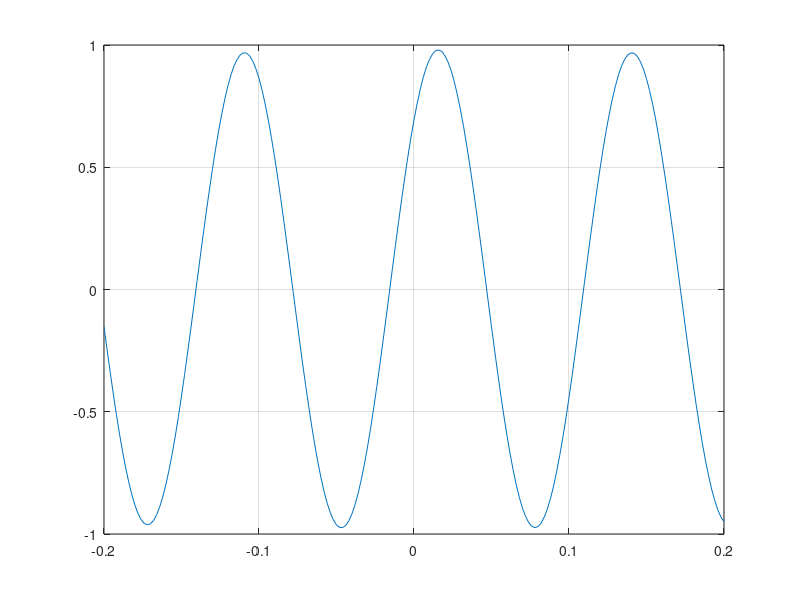
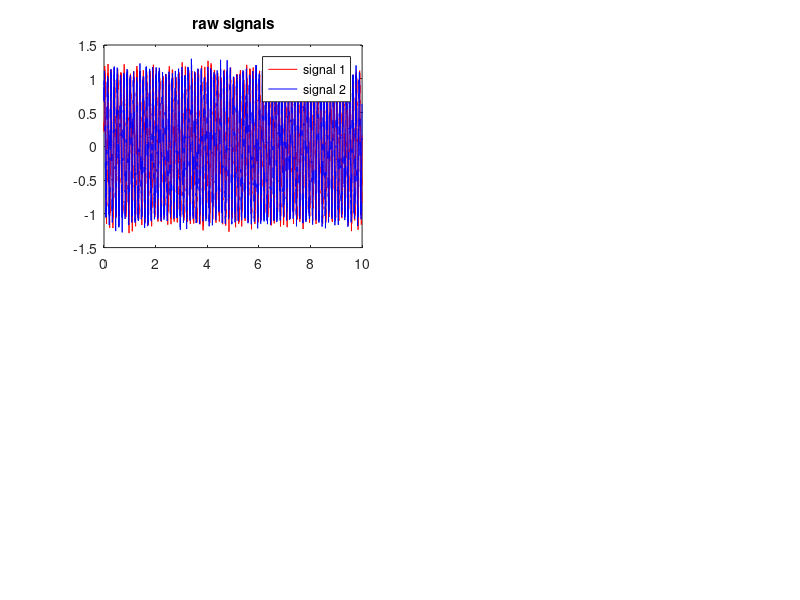

Recreate these plots in MATLAB, in order. (Note: this script raises an error after producing the figures.)
Fs = 500; dt = 1./Fs;
t = [0 10]; tvec = t(1):dt:t(2)-dt;
 
f1 = 8;
data1 = sin(2*pi*f1*tvec)+0.1*randn(size(tvec));
 
[acf,lags] = xcorr(data1,100,'coeff');
lags = lags.*(1./Fs); % convert samples to time
plot(lags,acf); grid on;

%%
data2 = sin(2*pi*f1*tvec+pi/4)+0.1*randn(size(tvec)); % phase-shifted version of data1
 
[ccf,lags] = xcorr(data1,data2,100,'coeff'); % now a cross-correlation
lags = lags.*(1./Fs); % convert samples to time
plot(lags,ccf); grid on;

%%
figure;
subplot(221);
plot(tvec,data1,'r',tvec,data2,'b'); legend({'signal 1','signal 2'});
title('raw signals');
 
[Pxx,F] = pwelch(data1,hanning(250),125,length(data1),Fs);
[Pyy,F] = pwelch(data2,hanning(250),125,length(data1),Fs);
subplot(222)
plot(F,abs(Pxx),'r',F,abs(Pyy),'b'); xlim([0 100]);
xlabel('Frequency (Hz)'); ylabel('power'); title('PSD');
 
[Pxy,F] = cpsd(data1,data2,hanning(250),125,length(data1),Fs);
subplot(223)
plot(F,abs(Pxy)); xlim([0 100]);
xlabel('Frequency (Hz)'); ylabel('power'); title('cross-spectrum');
 
[acf,lags] = xcorr(data1,data2,100,'coeff');
lags = lags.*(1./Fs); % convert samples to time
 
subplot(224)
plot(lags,acf); grid on;
xlabel('time lag (s)'); ylabel('correlation ({\itr})'); title('xcorr');

%%
C = (abs(Pxy).^2)./(Pxx.*Pyy);

%%
%% just verify some cases where we break the phase relationship
f = 2; % freq modulation (Hz) 
f2 = 8;
m = 2; % freq modulation strength
wsz = 200; % window size 
 
subplot(421)
s2 = data2;
plot(tvec,s2,tvec,data1); title('signal 1 - constant phase');
 
subplot(422)
s3 = sin(2*pi*f2*tvec + m.*sin(2*pi*f*tvec - pi/2)) + 0.1*randn(size(tvec));
plot(tvec,s3,tvec,data1); title('signal 2 - varying phase');
 
subplot(423)
[Ps2,F] = pwelch(s2,hanning(wsz),wsz/2,length(data2),Fs);
plot(F,abs(Ps2)); title('PSD');
 
subplot(424)
[Ps3,F] = pwelch(s3,hanning(wsz),wsz/2,length(data2),Fs);
plot(F,abs(Ps3)); title('PSD');
 
subplot(425)
[C,F] = mscohere(data1,s2,hanning(wsz),wsz/2,length(data1),Fs); % shortcut to obtain coherence
plot(F,C); title('coherence'); xlabel('Frequency (Hz)');
 
subplot(426)
[C,F] = mscohere(data1,s3,hanning(wsz),wsz/2,length(data1),Fs);
plot(F,C); title('coherence'); xlabel('Frequency (Hz)');
 
[acf,lags] = xcorr(data1,s2,100,'coeff');
lags = lags.*(1./Fs); % convert samples to time
 
subplot(427)
plot(lags,acf); grid on;
xlabel('time lag (s)'); ylabel('correlation ({\itr})'); title('xcorr');
 
[acf,lags] = xcorr(data1,s3,100,'coeff');
lags = lags.*(1./Fs); % convert samples to time
 
subplot(428)
plot(lags,acf); grid on;
xlabel('time lag (s)'); ylabel('correlation ({\itr})'); title('xcorr');

%%
wsize = 50;
 
Fs = 500; dt = 1./Fs;
t = [0 2];
 
tvec = t(1):dt:t(2)-dt;
f1 = 40; f2 = 40;
 
% generate some strange sine waves
mod1 = square(2*pi*4*tvec,20); mod1(mod1 < 0) = 0;
mod2 = square(2*pi*4*tvec+pi,20); mod2(mod2 < 0) = 0;
 
data1 = sin(2*pi*f1*tvec); data1 = data1.*mod1 + 0.01*randn(size(tvec));
data2 = sin(2*pi*f2*tvec); data2 = data2.*mod2 + 0.01*randn(size(tvec)) ;
 
subplot(221);
plot(tvec,data1,'r',tvec,data2,'b'); legend({'signal 1','signal 2'});
title('raw signals');
 
[P1,F] = pwelch(data1,hanning(wsize),wsize/2,length(data2),Fs);
[P2,F] = pwelch(data2,hanning(wsize),wsize/2,length(data2),Fs);
subplot(222)
plot(F,abs(P1),'r',F,abs(P2),'b'); title('PSD');
 
subplot(223);
[C,F] = mscohere(data1,data2,hanning(wsize),wsize/2,length(data1),Fs);
plot(F,C); title('coherence'); xlabel('Frequency (Hz)');
 
[ccf,lags] = xcorr(data1,data2,100,'coeff');
lags = lags.*(1./Fs); % convert samples to time
 
subplot(224)
plot(lags,ccf); grid on;
xlabel('time lag (s)'); ylabel('correlation ({\itr})'); title('xcorr');

%%
run(FindFile('*keys.m'));
vStr1_csc = LoadCSC(ExpKeys.goodGamma{1});
vStr2_csc = LoadCSC(ExpKeys.goodGamma{2});
HC_csc = LoadCSC(ExpKeys.goodTheta{1});
 
% restrict to shorter segment for speed
vStr1_csc = Restrict(vStr1_csc,ExpKeys.TimeOnTrack(2),ExpKeys.TimeOffTrack(2));
vStr2_csc = Restrict(vStr2_csc,ExpKeys.TimeOnTrack(2),ExpKeys.TimeOffTrack(2));
HC_csc = Restrict(HC_csc,ExpKeys.TimeOnTrack(2),ExpKeys.TimeOffTrack(2));
 
vStr1_csc = Data(vStr1_csc); vStr2_csc = Data(vStr2_csc); HC_csc = Data(HC_csc);

%%
Fs = 2000; wsize = 2048;
 
% compute PSDs and coherences for each signal and each pair respectively
[P1,F] = pwelch(vStr1_csc,hanning(wsize),wsize/2,2*wsize,Fs);
[P2,F] = pwelch(vStr2_csc,hanning(wsize),wsize/2,2*wsize,Fs);
[P3,F] = pwelch(HC_csc,hanning(wsize),wsize/2,2*wsize,Fs);
[C1,F] = mscohere(vStr1_csc,vStr2_csc,hanning(wsize),wsize/2,2*wsize,Fs);
[C2,F] = mscohere(vStr1_csc,HC_csc,hanning(wsize),wsize/2,2*wsize,Fs);
 
% plot
subplot(121)
h(1) = plot(F,10*log10(P1),'k','LineWidth',2); hold on;
h(2) = plot(F,10*log10(P2),'g','LineWidth',2); hold on;
h(3) = plot(F,10*log10(P3),'m','LineWidth',2); hold on;
set(gca,'XLim',[0 150],'XTick',0:25:150,'FontSize',12); grid on;
legend(h,{'vStr1','vStr2','HC'},'Location','Northeast'); legend boxoff;
xlabel('Frequency (Hz)'); ylabel('Power (dB)'); 
 
subplot(122)
h(1) = plot(F,C1,'LineWidth',2); hold on;
h(2) = plot(F,C2,'r','LineWidth',2);
set(gca,'XLim',[0 150],'XTick',0:25:150,'FontSize',12); grid on;
legend(h,{'vStr1-vStr2','vStr1-HC'},'Location','Northeast'); legend boxoff;
xlabel('Frequency (Hz)'); ylabel('Coherence');

%%
fc = {'R016-2012-10-03-CSC04d.ncs','R016-2012-10-03-CSC03d.ncs','R016-2012-10-03-CSC02b.ncs'};
data = ft_read_neuralynx_interp(fc);
data.label = {'vStr1','vStr2','HC1'}; % reassign labels to be more informative, the original filenames can be retrieved from the header

%%
cfg = [];
cfg.trialfun = 'ft_trialfun_lineartracktone2';
cfg.trialdef.hdr = data.hdr;
cfg.trialdef.pre = 2.5; cfg.trialdef.post = 5;
 
cfg.trialdef.eventtype = 'nosepoke'; % could be 'nosepoke', 'reward', 'cue'
cfg.trialdef.location = 'both'; % could be 'left', 'right', 'both'
cfg.trialdef.block = 'both'; % could be 'value', 'risk', 'both'
cfg.trialdef.cue = {'c1','c3','c5'}; % cell array with choice of elements {'c1','c3','c5','lo','hi'} (1, 3, 5 pellets; low and high risk)
 
[trl, event] = ft_trialfun_lineartracktone2(cfg);
cfg.trl = trl;
 
data_trl = ft_redefinetrial(cfg,data);

%%
cfg              = [];
cfg.output       = 'powandcsd';
cfg.method       = 'mtmconvol';
cfg.taper        = 'hanning';
cfg.foi          = 1:1:100; % frequencies to use
cfg.t_ftimwin    = 20./cfg.foi;  % frequency-dependent, 20 cycles per time window
cfg.keeptrials   = 'yes';
cfg.channel      = {'vStr1', 'vStr2', 'HC1'};
cfg.channelcmb   = {'vStr2', 'HC1'; 'vStr2' 'vStr1'}; % channel pairs to compute csd for

cfg.toi          = -2:0.05:0; % pre-nosepoke baseline (time 0 is time of nosepoke)

TFR_pre = ft_freqanalysis(cfg, data_trl);

%%
cfg            = [];
cfg.method     = 'coh'; % compute coherence; other measures of connectivity are also available
fd             = ft_connectivityanalysis(cfg,TFR_post);

%%
figure;
cols = 'rgb';
for iCmb = 1:size(fd.labelcmb,1)
    lbl{iCmb} = cat(2,fd.labelcmb{iCmb,1},'-',fd.labelcmb{iCmb,2});
 
    temp = nanmean(sq(fd.cohspctrm(iCmb,:,:)),2);
    h(iCmb) = plot(fd.freq,temp,cols(iCmb));
    hold on;
end
legend(h,lbl);

%%
iC = 1; % which signal pair to plot
lbl = [fd.labelcmb{1,:}]; % get the label of this pair
imagesc(fd.time,fd.freq,sq(fd.cohspctrm(iC,:,:))); axis xy; colorbar
xlabel('time (s)'); ylabel('Frequency (Hz)'); title(lbl);

%%
cfg            = [];

cfg.method     = 'ppc';
fd             = ft_connectivityanalysis(cfg,TFR_post);

%%
iC = 1; % which signal pair to plot
lbl = [fd.labelcmb{1,:}]; % get the label of this pair
imagesc(fd.time,fd.freq,sq(fd.ppcspctrm(iC,:,:))); axis xy; colorbar
xlabel('time (s)'); ylabel('Frequency (Hz)'); title(lbl);